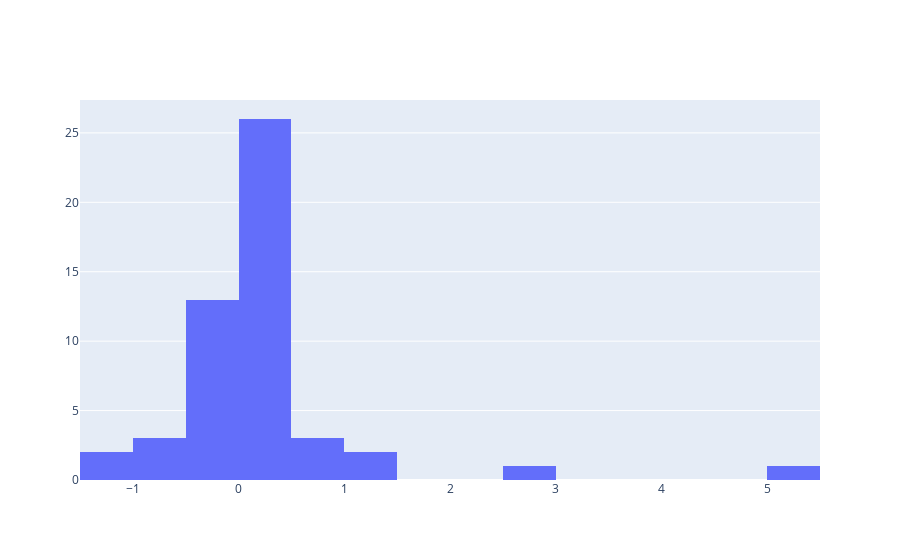

The code cell stored with this chart in its notebook:
### Code cell
import plotly.graph_objects as go

fig = go.Figure(data=[go.Histogram(x=profitsList)])
fig.show()
